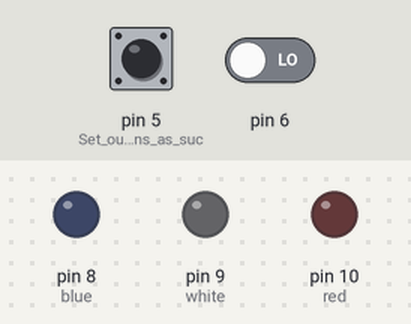
A sketch run on a simulated Arduino Uno, built with avr-gcc and run on an emulated ATmega328P. On the bench: output pins drawn as LEDs (lit = HIGH). Inputs (shaded band) come from the test bench; at power-on: pin 5 (Set_our_input_pins_as_suc) LOW, pin 6 LOW. What the sketch prints to the serial monitor is not drawn.

Above: at 0.17 s.
Timing chart, 0 to 1.9 s (numbered marks = the images above):
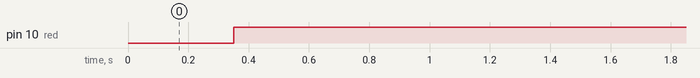

Measured:
- by itself, pin 10 (red): LOW → HIGH at 0.35 s

The sketch:

RXTest.ino
```cpp
int ch1; // Here's where we'll keep our channel values
int ch2;

int blue = 8;
int white = 9;
int red = 10;
int green = 11;

void setup() {

  pinMode(5, INPUT); // Set our input pins as such
  pinMode(6, INPUT);

  pinMode(blue, OUTPUT);
  pinMode(white, OUTPUT);
  pinMode(red, OUTPUT);
  pinMode(blue, OUTPUT);
Serial.begin(9600); // Pour a bowl of Serial
}

void loop() {

  ch1 = pulseIn(5, HIGH, 25000); // Read the pulse width of
  ch2 = pulseIn(6, HIGH, 25000); // each channel

  delay(100);

  if(ch1<1400)
  {
    if(ch2>1600)
    {
      digitalWrite(white, LOW);    // turn the LED off by making the voltage LOW
    }
    digitalWrite(green, HIGH);   // turn the LED on (HIGH is the voltage level)
    delay(200);               // wait for a second
    digitalWrite(green, LOW);    // turn the LED off by making the voltage LOW
  }
  else if(ch1>1500)
  {
    digitalWrite(white, LOW);    // turn the LED off by making the voltage LOW
    digitalWrite(red, LOW);    // turn the LED off by making the voltage LOW}
    digitalWrite(blue, HIGH);   // turn the LED on (HIGH is the voltage level)
    delay(200);               // wait for a second
    digitalWrite(blue, LOW);    // turn the LED off by making the voltage LOW}
  }

   if(ch2<1400)
  {
    digitalWrite(red, HIGH);   // turn the LED on (HIGH is the voltage level)
    delay(200);               // wait for a second
    digitalWrite(white, LOW);    // turn the LED off by making the voltage LOW
  }
  else if(ch2>1650)
  {
    digitalWrite(white, HIGH);   // turn the LED on (HIGH is the voltage level)
    delay(200);               // wait for a second
    digitalWrite(red, LOW);    // turn the LED off by making the voltage LOW}
  }
  else
  {
    digitalWrite(red, LOW);    // turn the LED off by making the voltage LOW}
    digitalWrite(white, LOW);    // turn the LED off by making the voltage LOW
  }

    Serial.print("Channel 1:"); // Print the value of
  Serial.println(ch1);        // each channel

  Serial.print("Channel 2:");
  Serial.println(ch2);
  delay(100);
}
```
